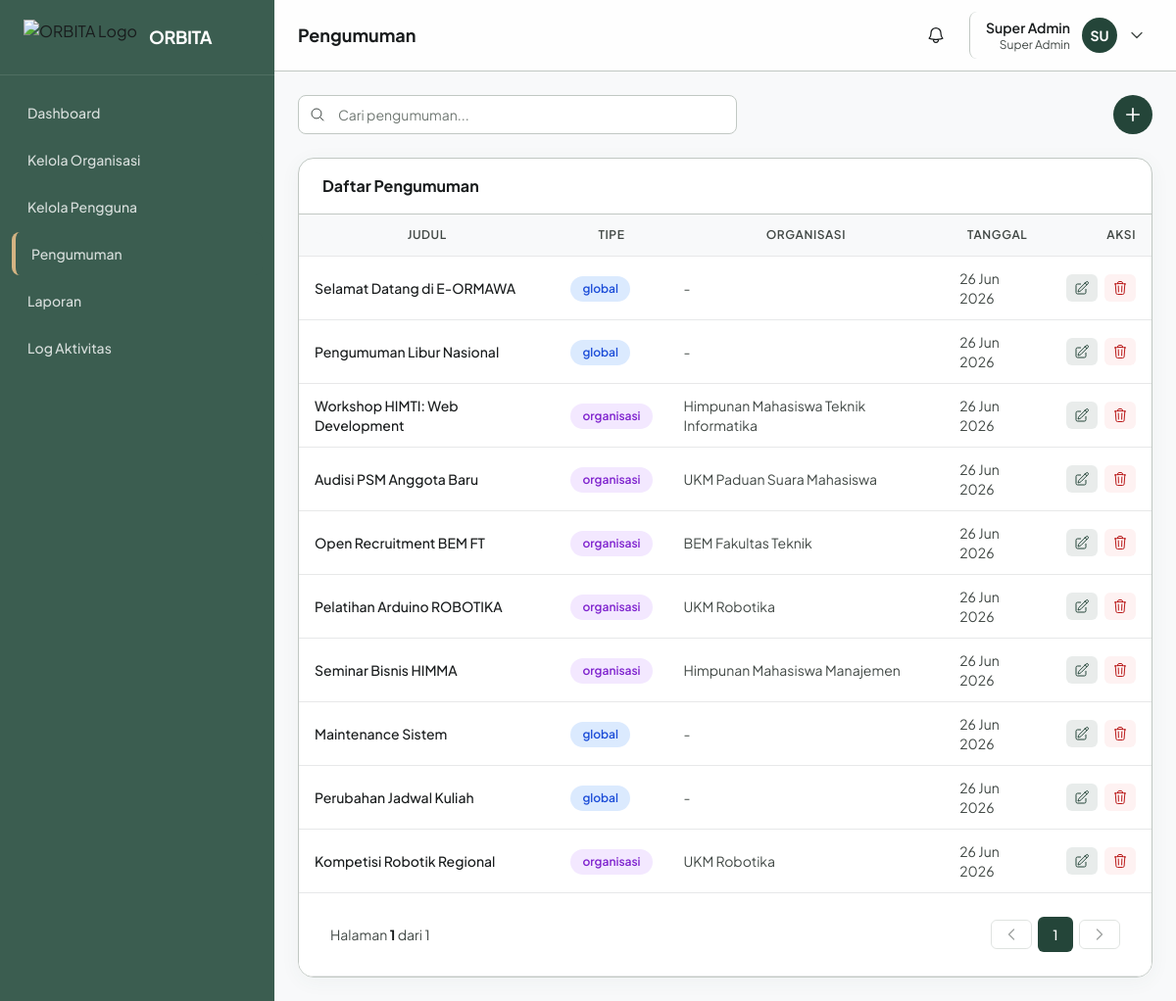
Screenshot of /pages/pengumuman/index.php (signed in) with the database file from the repository.
### tables this page shows
CREATE TABLE pengumuman (
    id INT AUTO_INCREMENT PRIMARY KEY,
    judul VARCHAR(200) NOT NULL,
    isi TEXT NOT NULL,
    tipe ENUM('global', 'organisasi') DEFAULT 'global',
    organisasi_id INT DEFAULT NULL,
    created_by INT NOT NULL,
    created_at DATETIME DEFAULT CURRENT_TIMESTAMP,
    FOREIGN KEY (organisasi_id) REFERENCES organisasi(id) ON DELETE CASCADE,
    FOREIGN KEY (created_by) REFERENCES users(id) ON DELETE CASCADE
);

CREATE TABLE organisasi (
    id INT AUTO_INCREMENT PRIMARY KEY,
    nama VARCHAR(150) NOT NULL,
    singkatan VARCHAR(20),
    deskripsi TEXT,
    visi TEXT,
    misi TEXT,
    logo VARCHAR(255),
    ketua_id INT DEFAULT NULL,
    status ENUM('aktif', 'nonaktif') DEFAULT 'aktif',
    deleted_at DATETIME DEFAULT NULL,
    created_at DATETIME DEFAULT CURRENT_TIMESTAMP,
    updated_at DATETIME DEFAULT CURRENT_TIMESTAMP ON UPDATE CURRENT_TIMESTAMP,
    FOREIGN KEY (ketua_id) REFERENCES users(id) ON DELETE SET NULL
);

### components/tables/pengumuman.php (the view, shortened to what this page needs)
<?php
foreach ($list as $row):
?>
<tr>
    <td class="text-sm font-medium text-on-surface"><?= e($row['judul']) ?></td>
    <td><span class="badge <?= $row['tipe']==='global'?'bg-blue-100 text-blue-700':'bg-purple-100 text-purple-700' ?>"><?= e($row['tipe']) ?></span></td>
    <td class="text-sm text-on-surface-variant"><?= e($row['org_nama'] ?? '-') ?></td>
    <td class="text-sm text-on-surface-variant"><?= e(date('d M Y', strtotime($row['created_at']))) ?></td>
    <td class="text-right whitespace-nowrap">
        <?php if (canModifyPengumuman($row)): ?>
        <button type="button" onclick="openPengumumanModal(<?= e(json_encode($row)) ?>)" title="Edit" class="inline-flex items-center px-2 py-1.5 rounded-md bg-primary/10 text-primary hover:bg-primary/20 mr-1">
        </button>
        <a href="?delete=<?= $row['id'] ?>" onclick="return confirm('Yakin hapus?')" title="Hapus" class="inline-flex items-center px-2 py-1.5 rounded-md bg-red-50 text-error hover:bg-red-100">
        </a>
        <?php else: ?>
        <span class="text-xs text-on-surface-variant">-</span>
        <?php endif; ?>
    </td>
</tr>
<?php endforeach; ?>
<?php if (!empty($list)): ?>
<tr><td colspan="5" class="bg-white border-t border-outline-variant"><?= renderPagination($p) ?></td></tr>
<?php endif; ?>

### assets/css/custom.css (style rules this page uses)
.data-table td, .data-table th { padding: 12px 16px; border-bottom: 1px solid #e7e8e9; }
.badge { display: inline-flex; align-items: center; padding: 4px 12px; border-radius: 9999px; font-size: 12px; font-weight: 600; }

### components/head.php (style rules this page uses)
body { font-family: 'Plus Jakarta Sans', sans-serif; background-color: #f8f9fa; }

### rows the page displays
pengumuman: judul "Selamat Datang di E-ORMAWA", tipe "global", org_nama "-", created_at "26 Jun 2026"
pengumuman: judul "Pengumuman Libur Nasional", tipe "global", org_nama "-", created_at "26 Jun 2026"
pengumuman: judul "Workshop HIMTI: Web Development", tipe "organisasi", organisasi.nama "Himpunan Mahasiswa Teknik Informatika", created_at "26 Jun 2026"
pengumuman: judul "Audisi PSM Anggota Baru", tipe "organisasi", organisasi.nama "UKM Paduan Suara Mahasiswa", created_at "26 Jun 2026"
pengumuman: judul "Open Recruitment BEM FT", tipe "organisasi", organisasi.nama "BEM Fakultas Teknik", created_at "26 Jun 2026"
pengumuman: judul "Pelatihan Arduino ROBOTIKA", tipe "organisasi", organisasi.nama "UKM Robotika", created_at "26 Jun 2026"
pengumuman: judul "Seminar Bisnis HIMMA", tipe "organisasi", organisasi.nama "Himpunan Mahasiswa Manajemen", created_at "26 Jun 2026"
pengumuman: judul "Maintenance Sistem", tipe "global", org_nama "-", created_at "26 Jun 2026"
pengumuman: judul "Perubahan Jadwal Kuliah", tipe "global", org_nama "-", created_at "26 Jun 2026"
pengumuman: judul "Kompetisi Robotik Regional", tipe "organisasi", organisasi.nama "UKM Robotika", created_at "26 Jun 2026"

### other values shown
$item['label'] "Dashboard"
$item['label'] "Kelola Organisasi"
$item['label'] "Kelola Pengguna"
$item['label'] "Pengumuman"
$item['label'] "Laporan"
$item['label'] "Log Aktivitas"
$page_title "Pengumuman"
$_SESSION['nama'] "Super Admin"
$_SESSION['role'] "Super Admin"
substr($_SESSION['nama'] ?? 'U', 0, 2) "SU"
$page "1"
$totalPages "1"
